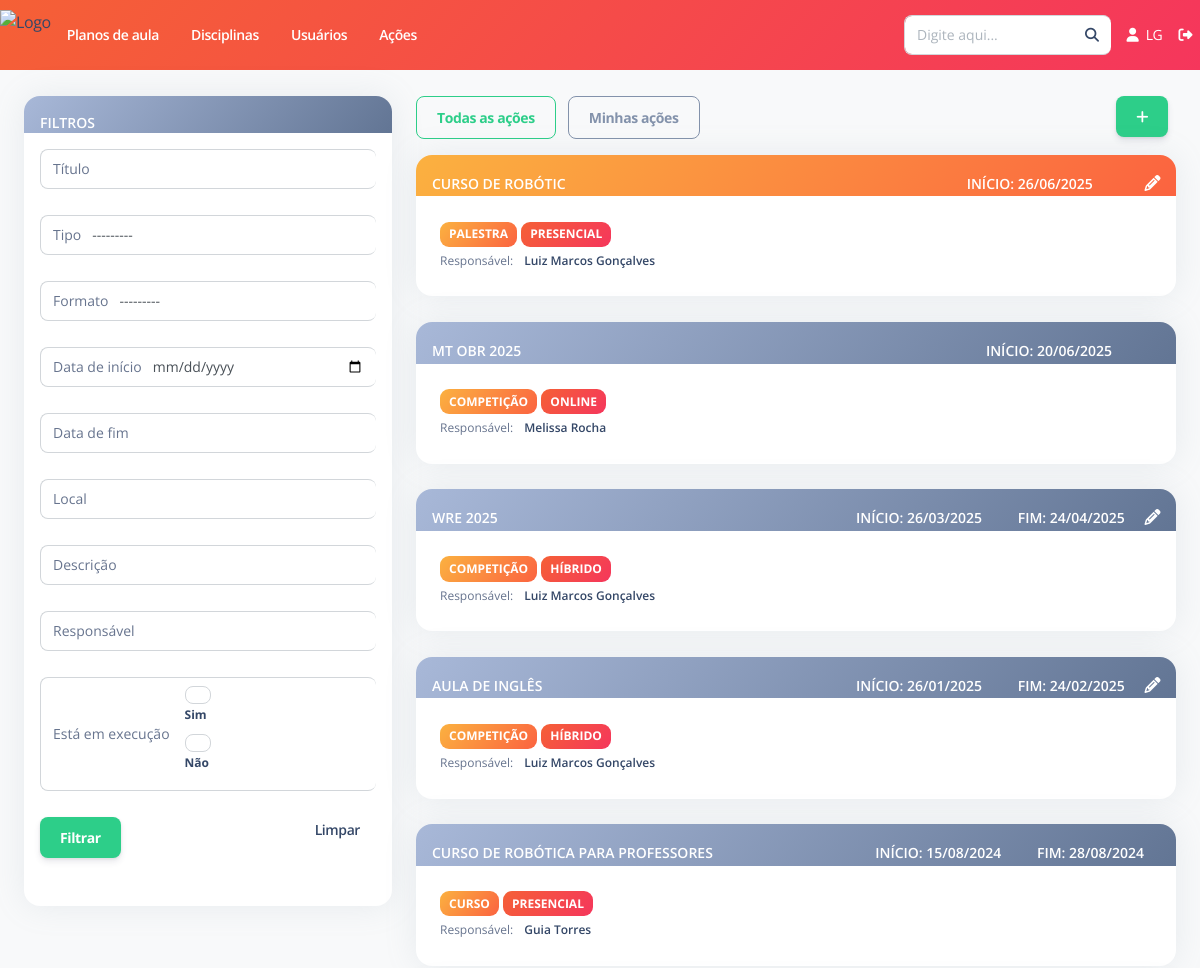
/acoes/listar/ (signed in, upper part), run on an earlier commit of the app's database.
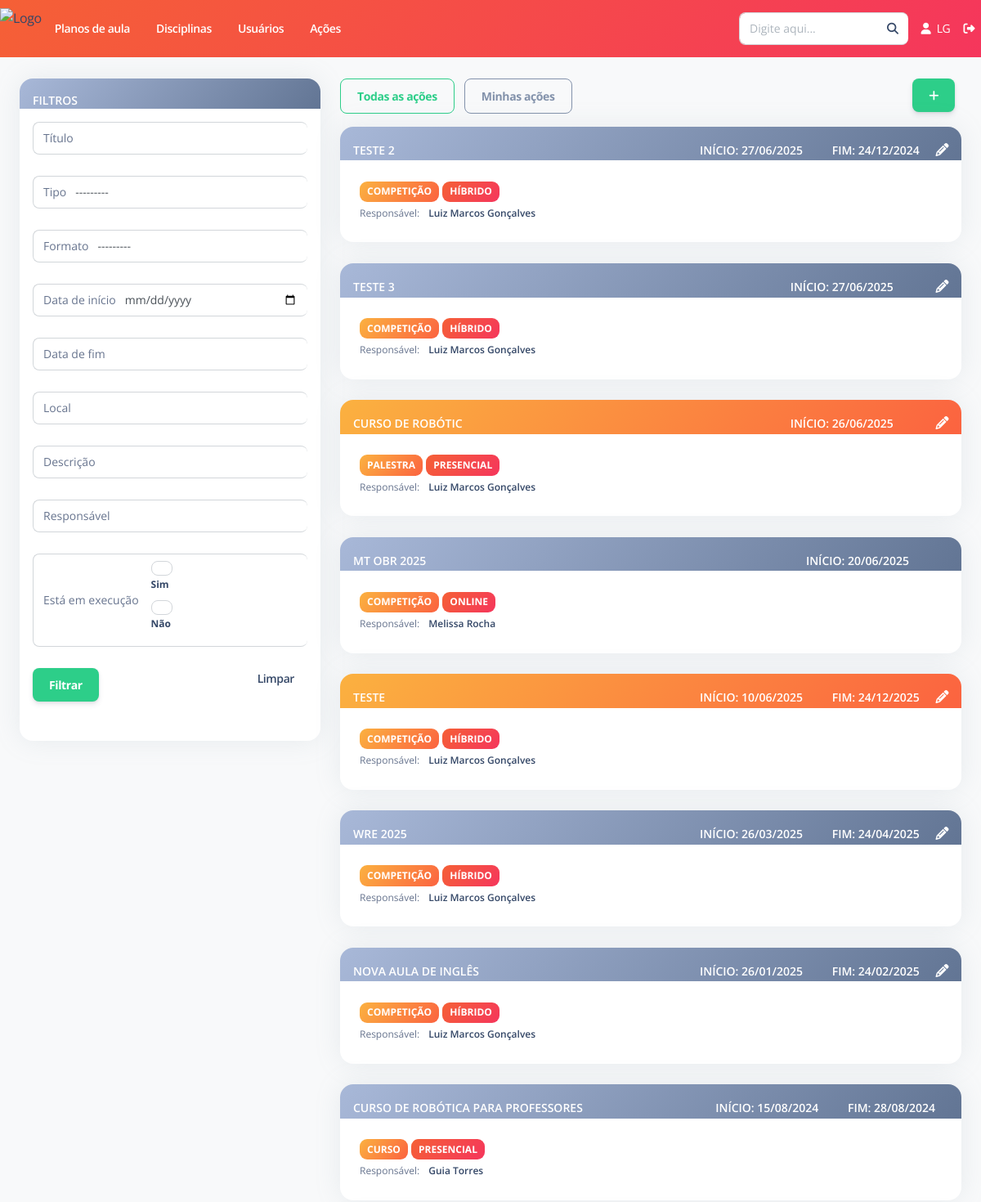
And on a later commit of the database.
### Acoes/models.py (models this page shows, shortened)
class Acoes(models.Model):
    titulo = models.CharField(max_length=500, verbose_name="Título")
    tipo = models.CharField(max_length=10, choices=TIPO, default='Competição')
    formato = models.CharField(max_length=10, choices=FORMATO, default="Híbrido")
    site = models.URLField(null=True, blank = True, verbose_name="Site")
    link_de_acesso = models.URLField(null=True, blank = True, verbose_name="Link de acesso")
    data_inicio = models.DateField(default = date.today, verbose_name = "Data de início")
    data_fim = models.DateField(null=True, blank = True, verbose_name = "Data de fim")
    local = models.CharField(max_length=200, null=True, blank=True, verbose_name="Local")
    descricao = models.TextField(null=True, blank=True,verbose_name="Descrição")
    responsavel = models.ForeignKey(Usuario, on_delete=models.RESTRICT,verbose_name="Responsável",related_name='acoes_cadastradas')
    status = models.BooleanField(default=True, verbose_name = "Está em execução")
    deletada = models.BooleanField(default=False, verbose_name = "Deletado")
    class Meta:
        ordering = ['-data_inicio', '-data_fim', 'titulo']
        verbose_name = "Ação"
        verbose_name_plural = "Ações"

### Acoes/views.py (the view)
# urls.py: path('listar/', views.ListarTodasAcoes.as_view(), name='listar'),
class ListarTodasAcoes(LoginRequiredMixin, generic.ListView):
    model = Acoes
    template_name = 'Acoes/listar.html'
    context_object_name = 'lista_acoes'
    paginate_by = 10
    def get_queryset(self):
        qs = super().get_queryset()
        acoes_filtradas = AcoesFiltro(self.request.GET, queryset=Acoes.objects.filter(deletada=False))
        qs_filtrada = acoes_filtradas.qs
        return qs_filtrada
    def get_context_data(self,**kwargs):
        context = super(ListarTodasAcoes,self).get_context_data(**kwargs)
        acoes_filtradas = AcoesFiltro(self.request.GET, queryset=Acoes.objects.filter(deletada=False))
        context['acoes_filtradas'] = acoes_filtradas.qs
        context['form_filtro'] = acoes_filtradas.form
        context['exibir_todos'] = True
        return context

### Usuario/models.py (called while the page is built)
    def __str__(self):
        return self.first_name + " " + self.last_name

### Usuario/templatetags/info_usuario.py (called while the page is built)
@register.filter
def iniciais_nome_completo(user):
    if not user.first_name and not user.last_name:
        return ""
    primeira = user.first_name.strip()[0] if user.first_name else ""
    ultima = user.last_name.strip()[0] if user.last_name else ""
    return f"{primeira.upper()}{ultima.upper()}"

### templates/Acoes/listar.html (shortened to what the changed rows need)
{% extends "Base/base.html" %}
{% load static %}
{% load pagination_tags %}
{% load widget_tweaks %}
{% block conteudo %}
<br>
<div class="row">
    <div class="col-md-8 col-lg-8">
        <br>
        {% now "Y-m-d" as todays_date %}
        {% for acao in lista_acoes %}
            <div class="card" style="cursor: pointer;" onclick="location.href='{% url 'acoes:detalhes' pk=acao.pk %}'">
                {% if acao.data_fim is not None and todays_date > acao.data_fim|date:"Y-m-d" or acao.status is False %}
                    <div id="card_header_informacoes" class="card-header bg-gradient-secondary pb-0 p-3">
                {% else %}
                    <div id="card_header_informacoes" class="card-header bg-gradient-warning pb-0 p-3">
                {% endif %}
                    <span class="text-sm mb-0 text-uppercase text-white font-weight-bold">
                    {{ acao.titulo }}
                    </span>
                    <div class="float-end">
                    <span class="text-sm mb-0 text-uppercase text-white font-weight-bold px-3">
                        Início: {{ acao.data_inicio|date:"d/m/Y" }}
                    </span>
                    <span class="text-sm mb-0 text-uppercase text-white font-weight-bold px-3">
                        {% if acao.data_fim is not None %}
                        Fim: {{ acao.data_fim|date:"d/m/Y" }}
                        {% endif %}
                    </span>
                    {% if acao.responsavel.username == user.username %}
                        <a href="{% url 'acoes:editar' pk=acao.pk %}" onclick="event.stopPropagation()" class="text-white">
                        <i class="fa fa-pencil"></i>
                        </a>
                    {% endif %}
                    </div>
                </div>
                <div class="card-body">
                    <span class="badge bg-gradient-warning">{{ acao.tipo }}</span>
                    <span class="badge bg-gradient-danger">{{ acao.formato }}</span>
                    <div class="row">
                    <div class="col-4">
                        <span class="mb-2 text-xs">Responsável:
                        <span class="text-dark font-weight-bold ms-sm-2">
                            {% if acao.responsavel is not None %}
                            {{ acao.responsavel }}
                            {% endif %}
                        </span>
                        </span>
                    </div>
                    <div class="col-8">
                    </div>
                    </div>
                </div>
                </div>
            <br>
        {% endfor %}
    </div>
</div>
{% endblock %}

What changed in the data, as far as the page shows it:
added Acoes: titulo "TESTE 2", data_inicio "27/06/2025", data_fim "24/12/2024", tipo "COMPETIÇÃO", formato "HÍBRIDO", responsavel "Luiz Marcos Gonçalves"
added Acoes: titulo "TESTE 3", data_inicio "27/06/2025", tipo "COMPETIÇÃO", formato "HÍBRIDO", responsavel "Luiz Marcos Gonçalves"
added Acoes: titulo "TESTE", data_inicio "10/06/2025", data_fim "24/12/2025", tipo "COMPETIÇÃO", formato "HÍBRIDO", responsavel "Luiz Marcos Gonçalves"
changed Acoes: titulo "AULA DE INGLÊS" → "NOVA AULA DE INGLÊS"
